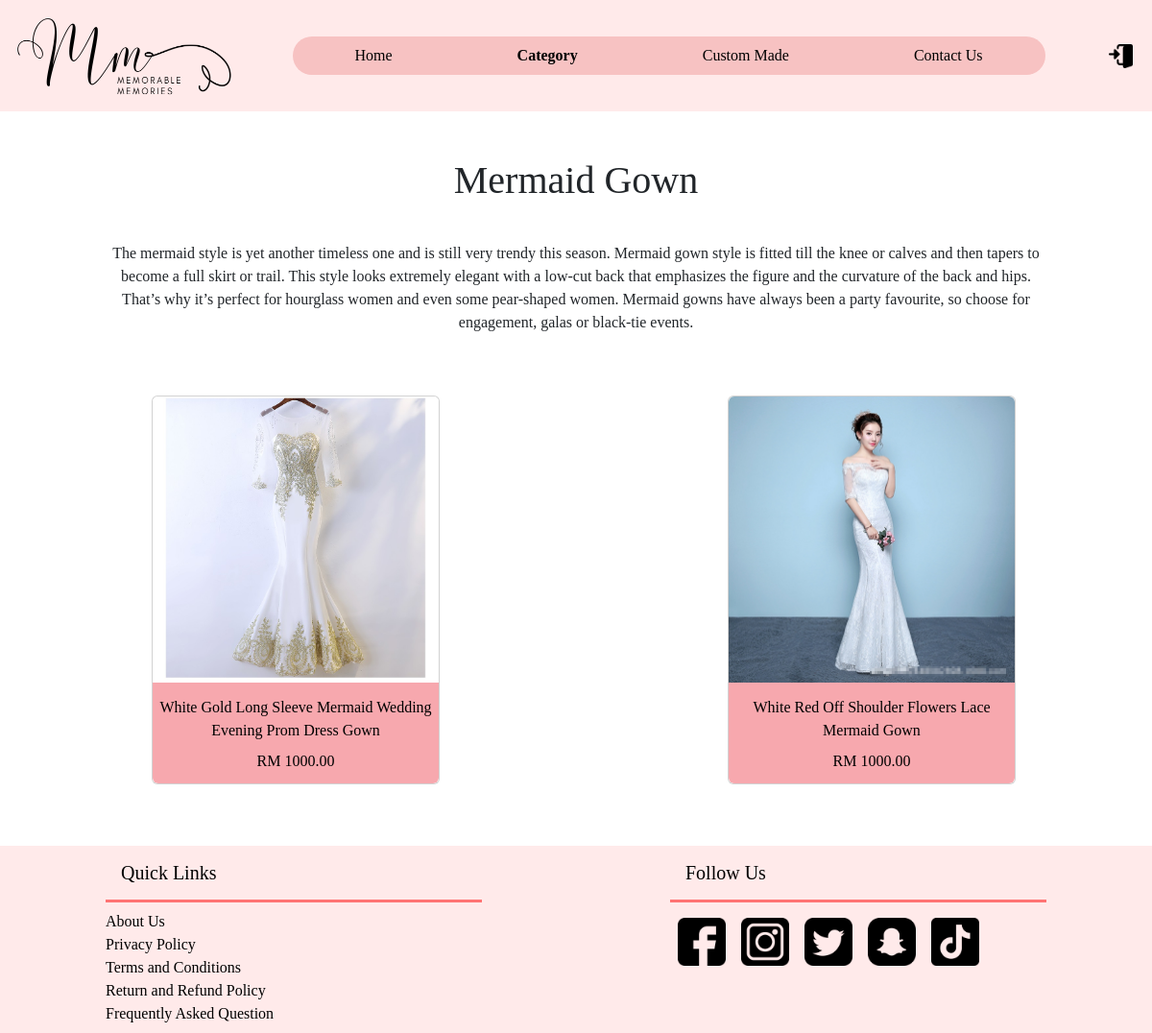
Page /customer/category_detail.php?category_id=1 on the committed database.
### tables this page shows
CREATE TABLE `category` (
  `category_id` int(5) NOT NULL,
  `category_image` varchar(50) DEFAULT NULL,
  `category_name` varchar(50) NOT NULL,
  `category_description` mediumtext NOT NULL
);

CREATE TABLE `product` (
  `product_id` int(6) NOT NULL,
  `product_image` varchar(100) DEFAULT NULL,
  `product_name` varchar(100) NOT NULL,
  `product_price` double NOT NULL,
  `category_id` int(5) NOT NULL,
  `designer_email` varchar(100) NOT NULL,
  `product_condition` enum('available','rented','sold') NOT NULL
);

### customer/category_detail.php (the view, shortened to what this page needs)
<!DOCTYPE HTML>
<html>
<head>
    <link href="https://cdn.jsdelivr.net/npm/bootstrap@5.2.0-beta1/dist/css/bootstrap.min.css" rel="stylesheet">
    <link href="../css/shared.css" rel="stylesheet">
    <link href="../css/product.css" rel="stylesheet">
</head>
<body>
    <div class="container-fluid p-0">
        <?php
        include '../config/dbase.php';
        include 'navigationBar.php';
        $category_id = isset($_GET['category_id']) ? $_GET['category_id'] : die('ERROR: Category record not found.');
        ?>
        <div class="category">
            <?php
                $categoryQuery = "SELECT category_id, category_name, category_description FROM category WHERE category_id = $category_id";
                $categoryStmt = $con->prepare($categoryQuery);
                $categoryStmt->execute();
                $categoryRow = $categoryStmt->fetch(PDO::FETCH_ASSOC);
                $category_name = ucwords($categoryRow ['category_name']);
                $category_description = $categoryRow ['category_description'];
                echo "<h1 class='text-center mt-5'>$category_name</h1>";
                echo "<div class='d-flex justify-content-center'>";
                echo "<div class='col-10 m-3'>";
                echo "<p class='text-center p-3'>$category_description</p>";
                echo "</div>";
                echo "</div>";
            ?>
            <div class="categoryItems d-flex flex-wrap justify-content-around">
                <?php
                    $categoryDetailQuery = "SELECT product_id, product_image, product_name, product_price FROM product WHERE category_id = $category_id && product_condition = 'available' ORDER BY product_id DESC";
                    $categoryDetailStmt = $con->prepare($categoryDetailQuery);
                    $categoryDetailStmt->execute();
                    while ($categoryDetailRow = $categoryDetailStmt->fetch(PDO::FETCH_ASSOC)) {
                        extract($categoryDetailRow);
                        $product_id = $categoryDetailRow['product_id'];
                        $product_image = $categoryDetailRow['product_image'];
                        $product_name = ucwords($categoryDetailRow['product_name']);
                        $product_price = sprintf('%.2f', $categoryDetailRow['product_price']);
                        echo "<div class='productDisplay card col-10 col-md-5 col-lg-3 d-flex flex-column justify-content-center my-3 ms-3'>";
                            echo "<a href='product_detail.php?product_id={$product_id}'><img src='$product_image' class='productImage d-flex justify-content-center rounded-top'></a>";
                            echo "<a href='#' class='productDetailName text-center text-decoration-none'>$product_name</a>";
                            echo "<a href='#' class='productDetailPrice text-center text-decoration-none pb-3 rounded-bottom'>RM $product_price</a>";
                        echo "</div>";
                    }
                ?>
                </div>
            </div>
        </div>
        <?php
        include 'footer.php';
        ?>
</body>
</html>

### css/shared.css (style rules this page uses)
html, body { font-family: "Comic Sans MS", "Comic Sans", cursive; }

### css/product.css (style rules this page uses)
.productImage { width: 100%; height: 100%; }
.productDetailName { background-color: #f7A8AE; height: 75px; display: flex; justify-content: center; align-items:center ; }
.productDetailPrice { background-color: #f7A8AE; height: 30px; display: flex; justify-content: center; align-items:center ; }
.productDetailName, .productDetailPrice { color: black; }

### rows in the picture
category: category_name "Mermaid Gown", category_description "The mermaid style is yet another timeless one and is still very trendy this season. Mermaid gown style is fitted till the knee or calves and then tapers to become a full skirt or trail. This style looks extremely elegant with a low-cut back that emphasizes the figure and the curvature of the back and hips. That’s why it’s perfect for hourglass women and even some pear-shaped women. Mermaid gowns have always been a party favourite, so choose for engagement, galas or black-tie events."
product: product_image (picture), product_name "White Gold Long Sleeve Mermaid Wedding Evening Prom Dress Gown", product_price "1000.00"
product: product_image (picture), product_name "White Red Off Shoulder Flowers Lace Mermaid Gown", product_price "1000.00"
